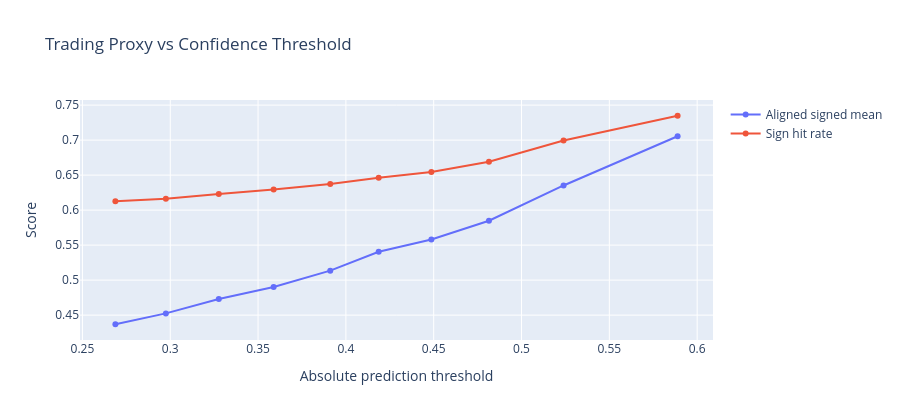

The notebook cell saved with this chart:
### Code cell
# Trading-style proxy analysis on the signed target
y_true_signed = target_arrays["signed_quality"]["holdout"]
y_pred_signed = signed_pred
thresholds = np.quantile(np.abs(y_pred_signed), np.linspace(0.50, 0.95, 10))

sweep_rows = []
for thr in thresholds:
    pred_sign = np.zeros(len(y_pred_signed), dtype=int)
    pred_sign[y_pred_signed >= thr] = 1
    pred_sign[y_pred_signed <= -thr] = -1
    taken = pred_sign != 0

    if taken.sum() == 0:
        sweep_rows.append({
            "threshold": float(thr),
            "coverage": 0.0,
            "taken": 0,
            "long_count": 0,
            "short_count": 0,
            "sign_hit_rate": np.nan,
            "aligned_signed_mean": np.nan,
            "taken_spearman": np.nan,
        })
        continue

    sign_hit = np.mean(np.sign(y_true_signed[taken]) == pred_sign[taken])
    aligned_signed = np.where(
        pred_sign[taken] == 1, y_true_signed[taken], -y_true_signed[taken]
    )
    sweep_rows.append({
        "threshold": float(thr),
        "coverage": float(taken.mean()),
        "taken": int(taken.sum()),
        "long_count": int((pred_sign == 1).sum()),
        "short_count": int((pred_sign == -1).sum()),
        "sign_hit_rate": float(sign_hit),
        "aligned_signed_mean": float(np.mean(aligned_signed)),
        "taken_spearman": float(safe_spearman(y_true_signed[taken], y_pred_signed[taken])),
    })

threshold_df = pd.DataFrame(sweep_rows)
print("Signed-model threshold sweep:")
display(threshold_df.round(4))

fig = go.Figure()
fig.add_trace(go.Scatter(
    x=threshold_df["threshold"],
    y=threshold_df["aligned_signed_mean"],
    mode="lines+markers",
    name="Aligned signed mean",
))
fig.add_trace(go.Scatter(
    x=threshold_df["threshold"],
    y=threshold_df["sign_hit_rate"],
    mode="lines+markers",
    name="Sign hit rate",
))
fig.update_layout(
    title="Trading Proxy vs Confidence Threshold",
    xaxis_title="Absolute prediction threshold",
    yaxis_title="Score",
    height=420,
)
fig.show()

### Figure 1 — Plotly figure (JSON) as saved in the notebook; plotly's stock layout.template omitted (floating-point values rounded to 4 significant figures)
{"data": [{"mode": "lines+markers", "name": "Aligned signed mean", "type": "scatter", "x": [0.2688, 0.2975, 0.3276, 0.3589, 0.3911, 0.4187, 0.4487, 0.4815, 0.5239, 0.5889], "y": [0.437, 0.4525, 0.473, 0.4901, 0.5136, 0.5405, 0.5579, 0.5849, 0.6352, 0.7055]}, {"mode": "lines+markers", "name": "Sign hit rate", "type": "scatter", "x": [0.2688, 0.2975, 0.3276, 0.3589, 0.3911, 0.4187, 0.4487, 0.4815, 0.5239, 0.5889], "y": [0.6127, 0.6164, 0.623, 0.6295, 0.6375, 0.6462, 0.6544, 0.6691, 0.6994, 0.7348]}], "layout": {"height": 420, "title": {"text": "Trading Proxy vs Confidence Threshold"}, "xaxis": {"title": {"text": "Absolute prediction threshold"}}, "yaxis": {"title": {"text": "Score"}}}}
